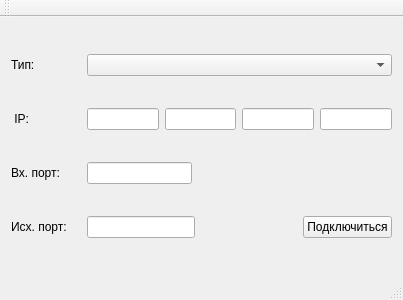
<?xml version="1.0" encoding="UTF-8"?>
<ui version="4.0">
 <class>MainWindow</class>
 <widget class="QMainWindow" name="MainWindow">
  <property name="geometry">
   <rect>
    <x>0</x>
    <y>0</y>
    <width>403</width>
    <height>300</height>
   </rect>
  </property>
  <property name="windowTitle">
   <string>MainWindow</string>
  </property>
  <widget class="QWidget" name="centralWidget">
   <layout class="QGridLayout" name="gridLayout">
    <item row="3" column="5">
     <spacer name="horizontalSpacer_4">
      <property name="orientation">
       <enum>Qt::Horizontal</enum>
      </property>
      <property name="sizeType">
       <enum>QSizePolicy::Fixed</enum>
      </property>
      <property name="sizeHint" stdset="0">
       <size>
        <width>0</width>
        <height>0</height>
       </size>
      </property>
     </spacer>
    </item>
    <item row="3" column="3">
     <layout class="QHBoxLayout" name="horizontalLayout">
      <item>
       <widget class="QLabel" name="label">
        <property name="sizePolicy">
         <sizepolicy hsizetype="Fixed" vsizetype="Preferred">
          <horstretch>70</horstretch>
          <verstretch>0</verstretch>
         </sizepolicy>
        </property>
        <property name="minimumSize">
         <size>
          <width>70</width>
          <height>0</height>
         </size>
        </property>
        <property name="maximumSize">
         <size>
          <width>70</width>
          <height>16777215</height>
         </size>
        </property>
        <property name="text">
         <string> IP:</string>
        </property>
       </widget>
      </item>
      <item>
       <widget class="QLineEdit" name="lineEdit_IP0"/>
      </item>
      <item>
       <widget class="QLineEdit" name="lineEdit_IP1"/>
      </item>
      <item>
       <widget class="QLineEdit" name="lineEdit_IP2"/>
      </item>
      <item>
       <widget class="QLineEdit" name="lineEdit_IP3"/>
      </item>
     </layout>
    </item>
    <item row="3" column="7">
     <spacer name="horizontalSpacer_5">
      <property name="orientation">
       <enum>Qt::Horizontal</enum>
      </property>
      <property name="sizeType">
       <enum>QSizePolicy::Fixed</enum>
      </property>
      <property name="sizeHint" stdset="0">
       <size>
        <width>0</width>
        <height>0</height>
       </size>
      </property>
     </spacer>
    </item>
    <item row="3" column="1">
     <spacer name="horizontalSpacer_6">
      <property name="orientation">
       <enum>Qt::Horizontal</enum>
      </property>
      <property name="sizeType">
       <enum>QSizePolicy::Fixed</enum>
      </property>
      <property name="sizeHint" stdset="0">
       <size>
        <width>0</width>
        <height>0</height>
       </size>
      </property>
     </spacer>
    </item>
    <item row="3" column="9">
     <spacer name="horizontalSpacer_8">
      <property name="orientation">
       <enum>Qt::Horizontal</enum>
      </property>
      <property name="sizeType">
       <enum>QSizePolicy::Fixed</enum>
      </property>
      <property name="sizeHint" stdset="0">
       <size>
        <width>0</width>
        <height>0</height>
       </size>
      </property>
     </spacer>
    </item>
    <item row="5" column="3">
     <layout class="QHBoxLayout" name="horizontalLayout_2">
      <item>
       <widget class="QLabel" name="label_2">
        <property name="sizePolicy">
         <sizepolicy hsizetype="Fixed" vsizetype="Preferred">
          <horstretch>70</horstretch>
          <verstretch>0</verstretch>
         </sizepolicy>
        </property>
        <property name="minimumSize">
         <size>
          <width>70</width>
          <height>0</height>
         </size>
        </property>
        <property name="maximumSize">
         <size>
          <width>70</width>
          <height>16777215</height>
         </size>
        </property>
        <property name="text">
         <string>Вх. порт:</string>
        </property>
       </widget>
      </item>
      <item>
       <widget class="QLineEdit" name="lineEdit_InputPort">
        <property name="sizePolicy">
         <sizepolicy hsizetype="Fixed" vsizetype="Fixed">
          <horstretch>100</horstretch>
          <verstretch>0</verstretch>
         </sizepolicy>
        </property>
        <property name="minimumSize">
         <size>
          <width>100</width>
          <height>0</height>
         </size>
        </property>
        <property name="maximumSize">
         <size>
          <width>16777215</width>
          <height>16777215</height>
         </size>
        </property>
       </widget>
      </item>
      <item>
       <spacer name="horizontalSpacer">
        <property name="orientation">
         <enum>Qt::Horizontal</enum>
        </property>
        <property name="sizeType">
         <enum>QSizePolicy::Expanding</enum>
        </property>
        <property name="sizeHint" stdset="0">
         <size>
          <width>200</width>
          <height>20</height>
         </size>
        </property>
       </spacer>
      </item>
     </layout>
    </item>
    <item row="3" column="4">
     <spacer name="horizontalSpacer_3">
      <property name="orientation">
       <enum>Qt::Horizontal</enum>
      </property>
      <property name="sizeType">
       <enum>QSizePolicy::Fixed</enum>
      </property>
      <property name="sizeHint" stdset="0">
       <size>
        <width>0</width>
        <height>0</height>
       </size>
      </property>
     </spacer>
    </item>
    <item row="6" column="3">
     <layout class="QHBoxLayout" name="horizontalLayout_3">
      <item>
       <widget class="QLabel" name="label_4">
        <property name="sizePolicy">
         <sizepolicy hsizetype="Fixed" vsizetype="Preferred">
          <horstretch>70</horstretch>
          <verstretch>0</verstretch>
         </sizepolicy>
        </property>
        <property name="maximumSize">
         <size>
          <width>70</width>
          <height>16777215</height>
         </size>
        </property>
        <property name="text">
         <string>Исх. порт:</string>
        </property>
       </widget>
      </item>
      <item>
       <widget class="QLineEdit" name="lineEdit_OutputPort">
        <property name="sizePolicy">
         <sizepolicy hsizetype="Fixed" vsizetype="Fixed">
          <horstretch>100</horstretch>
          <verstretch>0</verstretch>
         </sizepolicy>
        </property>
        <property name="minimumSize">
         <size>
          <width>100</width>
          <height>0</height>
         </size>
        </property>
        <property name="maximumSize">
         <size>
          <width>16777215</width>
          <height>16777215</height>
         </size>
        </property>
       </widget>
      </item>
      <item>
       <spacer name="horizontalSpacer_9">
        <property name="orientation">
         <enum>Qt::Horizontal</enum>
        </property>
        <property name="sizeHint" stdset="0">
         <size>
          <width>80</width>
          <height>20</height>
         </size>
        </property>
       </spacer>
      </item>
      <item>
       <widget class="QPushButton" name="pushButton_Connect">
        <property name="maximumSize">
         <size>
          <width>200</width>
          <height>16777215</height>
         </size>
        </property>
        <property name="text">
         <string>Подключиться</string>
        </property>
       </widget>
      </item>
     </layout>
    </item>
    <item row="0" column="3">
     <layout class="QHBoxLayout" name="horizontalLayout_4">
      <item>
       <widget class="QLabel" name="label_3">
        <property name="sizePolicy">
         <sizepolicy hsizetype="Fixed" vsizetype="Preferred">
          <horstretch>0</horstretch>
          <verstretch>0</verstretch>
         </sizepolicy>
        </property>
        <property name="minimumSize">
         <size>
          <width>70</width>
          <height>0</height>
         </size>
        </property>
        <property name="text">
         <string>Тип:</string>
        </property>
       </widget>
      </item>
      <item>
       <widget class="QComboBox" name="comboBox_TypeSelect">
        <property name="minimumSize">
         <size>
          <width>150</width>
          <height>0</height>
         </size>
        </property>
       </widget>
      </item>
     </layout>
    </item>
   </layout>
  </widget>
  <widget class="QMenuBar" name="menuBar">
   <property name="geometry">
    <rect>
     <x>0</x>
     <y>0</y>
     <width>403</width>
     <height>24</height>
    </rect>
   </property>
  </widget>
  <widget class="QToolBar" name="mainToolBar">
   <attribute name="toolBarArea">
    <enum>TopToolBarArea</enum>
   </attribute>
   <attribute name="toolBarBreak">
    <bool>false</bool>
   </attribute>
  </widget>
  <widget class="QStatusBar" name="statusBar"/>
 </widget>
 <layoutdefault spacing="6" margin="11"/>
 <resources/>
 <connections/>
</ui>
